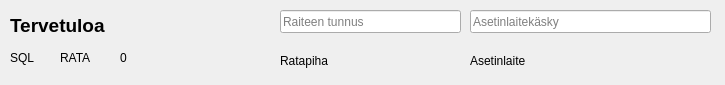
<?xml version="1.0" encoding="UTF-8"?>
<ui version="4.0">
 <class>AsetinlaitePaneeli</class>
 <widget class="QWidget" name="AsetinlaitePaneeli">
  <property name="geometry">
   <rect>
    <x>0</x>
    <y>0</y>
    <width>725</width>
    <height>85</height>
   </rect>
  </property>
  <property name="windowTitle">
   <string>Form</string>
  </property>
  <widget class="QLabel" name="kelloLabel">
   <property name="geometry">
    <rect>
     <x>10</x>
     <y>10</y>
     <width>251</width>
     <height>31</height>
    </rect>
   </property>
   <property name="font">
    <font>
     <pointsize>14</pointsize>
     <weight>75</weight>
     <bold>true</bold>
    </font>
   </property>
   <property name="text">
    <string>Tervetuloa</string>
   </property>
  </widget>
  <widget class="QLabel" name="sqlLabel">
   <property name="geometry">
    <rect>
     <x>10</x>
     <y>50</y>
     <width>31</width>
     <height>16</height>
    </rect>
   </property>
   <property name="text">
    <string>SQL</string>
   </property>
  </widget>
  <widget class="QLabel" name="rataLabel">
   <property name="geometry">
    <rect>
     <x>60</x>
     <y>50</y>
     <width>41</width>
     <height>16</height>
    </rect>
   </property>
   <property name="text">
    <string>RATA</string>
   </property>
  </widget>
  <widget class="QLineEdit" name="kysymysEdit">
   <property name="geometry">
    <rect>
     <x>280</x>
     <y>10</y>
     <width>181</width>
     <height>23</height>
    </rect>
   </property>
   <property name="placeholderText">
    <string>Raiteen tunnus</string>
   </property>
  </widget>
  <widget class="QLabel" name="raideInfoLabel">
   <property name="geometry">
    <rect>
     <x>280</x>
     <y>40</y>
     <width>181</width>
     <height>41</height>
    </rect>
   </property>
   <property name="text">
    <string>Ratapiha</string>
   </property>
  </widget>
  <widget class="QLineEdit" name="kaskyEdit">
   <property name="geometry">
    <rect>
     <x>470</x>
     <y>10</y>
     <width>241</width>
     <height>23</height>
    </rect>
   </property>
   <property name="placeholderText">
    <string>Asetinlaitekäsky</string>
   </property>
  </widget>
  <widget class="QLabel" name="aslVastausLabel">
   <property name="geometry">
    <rect>
     <x>470</x>
     <y>40</y>
     <width>241</width>
     <height>41</height>
    </rect>
   </property>
   <property name="text">
    <string>Asetinlaite</string>
   </property>
  </widget>
  <widget class="QLabel" name="kulkutiemaaraLabel">
   <property name="geometry">
    <rect>
     <x>120</x>
     <y>50</y>
     <width>61</width>
     <height>16</height>
    </rect>
   </property>
   <property name="text">
    <string>0</string>
   </property>
  </widget>
 </widget>
 <resources/>
 <connections/>
</ui>
